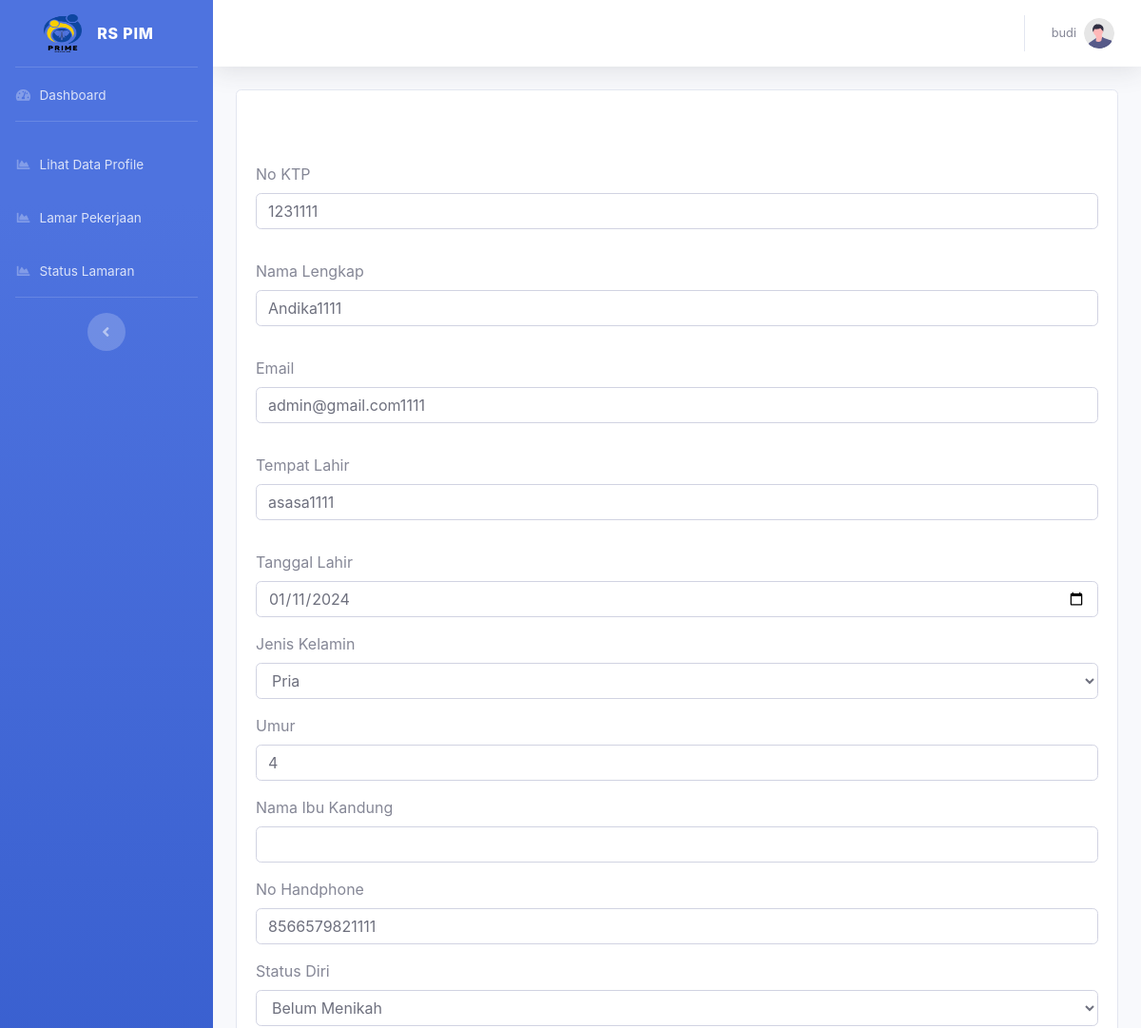
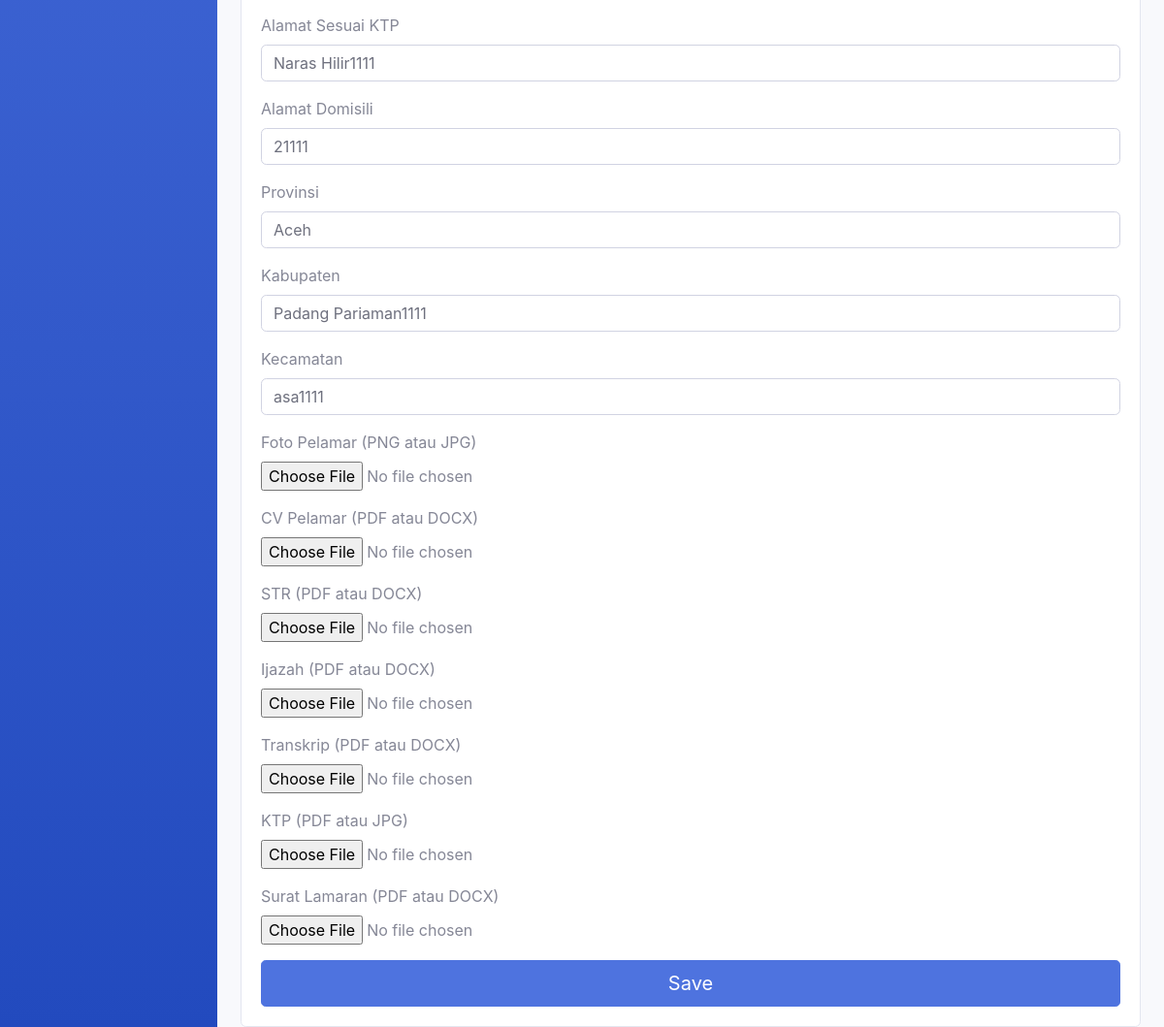
/dashboard/index.php?r=lihat_profile/edit&id_profile=13 (signed in), run on the app's committed database (2 pictures, top to bottom).
### tables this page shows
CREATE TABLE `tbl_profile` (
  `id_profile` int(11) NOT NULL,
  `id_pengguna` int(11) DEFAULT NULL,
  `nama_lengkap` varchar(100) DEFAULT NULL,
  `no_ktp` int(50) NOT NULL,
  `email` varchar(100) DEFAULT NULL,
  `tempat_lahir` varchar(50) DEFAULT NULL,
  `tanggal_lahir` date DEFAULT NULL,
  `jenis_kelamin` enum('pria','wanita') DEFAULT NULL,
  `umur` int(11) NOT NULL,
  `ibu` varchar(50) NOT NULL,
  `no_hp` bigint(20) DEFAULT NULL,
  `status_diri` int(11) DEFAULT NULL,
  `alamat` text DEFAULT NULL,
  `alamat_domisili` text DEFAULT NULL,
  `provinsi` varchar(50) DEFAULT NULL,
  `kabupaten` varchar(50) DEFAULT NULL,
  `kecamatan` varchar(50) DEFAULT NULL,
  `foto_pelamar` varchar(500) NOT NULL,
  `cv` varchar(300) DEFAULT NULL,
  `str` varchar(300) DEFAULT NULL,
  `ijazah` varchar(300) DEFAULT NULL,
  `transkrip` varchar(300) DEFAULT NULL,
  `ktp` varchar(300) DEFAULT NULL,
  `surat_lamaran` varchar(300) DEFAULT NULL,
  `status` int(11) NOT NULL
);

### dashboard/index.php (called while the page is built, shortened)
<?php require_once '../config/conn.php'; ?>
<?php require_once 'layouts/header.php'; ?>
<?php include 'layouts/sidebar.php'; ?>
<?php $page = $_REQUEST['r']; ?>
<?php include_once $page.'.php'; ?>
<?php include 'layouts/footer.php'; ?>

### config/conn.php (called while the page is built, shortened)
<?php
function Connect(){
    $connect = mysqli_connect(HOST, DB_USER, DB_PASSWORD,DB_NAME);
    if($connect){
        return $connect;
    } else {
      return FALSE;
    }
}
?>

### dashboard/lihat_profile/func.php (called while the page is built, shortened)
<?php
function GetOne($id_profile)
{
  $query = "SELECT * FROM `tbl_profile` WHERE `id_profile` = '$id_profile'";
  $exe = mysqli_query(Connect(), $query);
  $datas = array();
  while ($data = mysqli_fetch_assoc($exe)) {
    $datas[] = array(
      'id_profile' => $data['id_profile'],
      'id_pengguna' => $data['id_pengguna'],
      'nama_lengkap' => $data['nama_lengkap'],
      'email' => $data['email'],
      'tempat_lahir' => $data['tempat_lahir'],
      'tanggal_lahir' => $data['tanggal_lahir'],
      'jenis_kelamin' => $data['jenis_kelamin'],
      'no_hp' => $data['no_hp'],
      'provinsi' => $data['provinsi'],
      'kabupaten' => $data['kabupaten'],
      'kecamatan' => $data['kecamatan'],
      'alamat' => $data['alamat'],
      'alamat_domisili' => $data['alamat_domisili'],
      'status_diri' => $data['status_diri'],
      'no_ktp' => $data['no_ktp'],
      'status' => $data['status'],
      'foto_pelamar' => $data['foto_pelamar'],
      'cv' => $data['cv'],
      'str' => $data['str'],
      'ijazah' => $data['ijazah'],
      'transkrip' => $data['transkrip'],
      'ktp' => $data['ktp'],
      'surat_lamaran' => $data['surat_lamaran']
    );
  }
  return $datas;
}

### dashboard/lihat_profile/edit.php (the view, shortened to what this page needs)
<?php
require_once 'func.php';
$id_profile = $_POST['id_profile'];
$one = GetOne($id_profile);
?>
  <form action='' method='POST' enctype="multipart/form-data">
    <div class="form-group">
    </div>
    <div class="form-group pt-3">
      <label for="no_ktp">No KTP</label>
      <input type="number" class="form-control" id="no_ktp" name='no_ktp' value="<?php echo $data['no_ktp']; ?>">
    </div>
    <div class="form-group pt-3">
      <label for="nama_lengkap">Nama Lengkap</label>
      <input type="text" class="form-control" id="nama_lengkap" name='nama_lengkap' value="<?php echo $data['nama_lengkap']; ?>">
    </div>
    <div class="form-group pt-3">
      <label for="email">Email</label>
      <input type="text" class="form-control" id="email" name='email' value="<?php echo $data['email']; ?>">
    </div>
    <div class="form-group pt-3">
      <label for="tempat_lahir">Tempat Lahir</label>
      <input type="text" class="form-control" id="tempat_lahir" name='tempat_lahir' value="<?php echo $data['tempat_lahir']; ?>">
    </div>
    <div class="form-group pt-3">
      <label for="tanggal_lahir">Tanggal Lahir</label>
      <input type="date" class="form-control" id="tanggal_lahir" name='tanggal_lahir' value="<?php echo $data['tanggal_lahir']; ?>">
    </div>
    <div class="form-group">
      <label for="jenis_kelamin">Jenis Kelamin</label>
      <select class="form-control" id="jenis_kelamin" name="jenis_kelamin">
        <option value="pria">Pria</option>
      </select>
    </div>
    <div class="form-group">
        <label for="umur">Umur</label>
        <input type="text" class="form-control" id="umur" name="umur" value="<?= $data['umur'] ?>" >
      </div>
      <div class="form-group">
        <label for="ibu">Nama Ibu Kandung</label>
        <input type="text" class="form-control" id="ibu" name="ibu" value="<?= $data['ibu'] ?>" >
      </div>
    <div class="form-group">
      <label for="no_hp">No Handphone</label>
      <input type="number" class="form-control" id="no_hp" name='no_hp' value="<?php echo $data['no_hp']; ?>">
    </div>
    <div class="form-group">
      <label for="status_diri">Status Diri</label>
      <select class="form-control" id="status_diri" name="status_diri">
        <option value="1">Belum Menikah</option>
      </select>
    </div>
    <div class="form-group">
      <label for="alamat">Alamat Sesuai KTP</label>
      <input type="text" class="form-control" id="alamat" name='alamat' value="<?php echo $data['alamat']; ?>">
    </div>
    <div class="form-group">
      <label for="alamat_domisili">Alamat Domisili</label>
      <input type="text" class="form-control" id="alamat_domisili" name='alamat_domisili' value="<?php echo $data['alamat_domisili']; ?>">
    </div>
    <div class="form-group">
      <label for="provinsi">Provinsi</label>
      <input type="text" class="form-control" id="provinsi" name='provinsi' value="<?php echo $data['provinsi']; ?>">
    </div>
    <div class="form-group">
      <label for="kabupaten">Kabupaten</label>
      <input type="text" class="form-control" id="kabupaten" name='kabupaten' value="<?php echo $data['kabupaten']; ?>">
    </div>
    <div class="form-group">
      <label for="kecamatan">Kecamatan</label>
      <input type="text" class="form-control" id="kecamatan" name='kecamatan' value="<?php echo $data['kecamatan']; ?>">
    </div>
    <div class="form-group">
      <label for="foto_pelamar">Foto Pelamar (PNG atau JPG)</label>
      <input type="file" class="form-control-file" id="foto_pelamar" name="foto_pelamar" accept=".png, .jpg, .jpeg">
    </div>
    <div class="form-group">
      <label for="cv_pelamar">CV Pelamar (PDF atau DOCX)</label>
      <input type="file" class="form-control-file" id="cv" name="cv" accept=".pdf, .docx">
    </div>
    <div class="form-group">
      <label for="str">STR (PDF atau DOCX)</label>
      <input type="file" class="form-control-file" id="str" name="str" accept=".pdf, .docx">
    </div>
    <div class="form-group">
      <label for="ijazah">Ijazah (PDF atau DOCX)</label>
      <input type="file" class="form-control-file" id="ijazah" name="ijazah" accept=".pdf, .docx">
    </div>
    <div class="form-group">
      <label for="transkrip">Transkrip (PDF atau DOCX)</label>
      <input type="file" class="form-control-file" id="transkrip" name="transkrip" accept=".pdf, .docx">
    </div>
    <div class="form-group">
      <label for="ktp">KTP (PDF atau JPG)</label>
      <input type="file" class="form-control-file" id="ktp" name="ktp" accept=".pdf, .jpg, .jpeg">
    </div>
    <div class="form-group">
      <label for="surat_lamaran">Surat Lamaran (PDF atau DOCX)</label>
      <input type="file" class="form-control-file" id="surat_lamaran" name="surat_lamaran" accept=".pdf, .docx">
    </div>
    <input type='submit' name='update' value='Save' class='btn btn-primary btn-lg btn-block'>
  </form>

### data on the page
tbl_profile: no_ktp "1231111", nama_lengkap "Andika1111", email "admin@gmail.com1111", tempat_lahir "asasa1111", tanggal_lahir "01/11/2024", umur "4", no_hp "8566579821111", alamat "Naras Hilir1111", alamat_domisili "21111", provinsi "Aceh", kabupaten "Padang Pariaman1111", kecamatan "asa1111"

### other printed values
$_SESSION['nama'] "budi"
